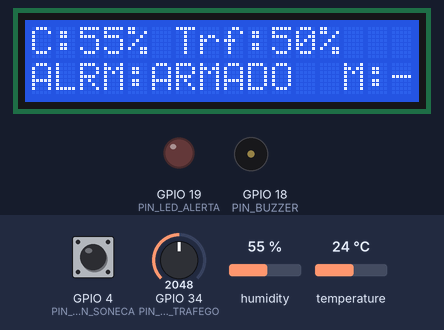
Recording of a sketch running on a simulated ESP32. Parts: 16×2 character LCD, output pins drawn as LEDs (lit = HIGH), buzzer (waves = sounding). The test bench sets the inputs (shaded band); at power-on: GPIO 34 (PIN_POT_TRAFEGO) = 2048, GPIO 4 (PIN_BTN_SONECA) HIGH, humidity 55 %, temperature 24 °C. WiFi joins after 1.5 s; servers stay silent unless stated; web services answer with replies made up by the test bench; what the sketch prints to the serial monitor is not drawn.

Above: at 2.8 s.
2.9 s: GPIO 34 (PIN_POT_TRAFEGO) set to 3076
At 4.0 s:
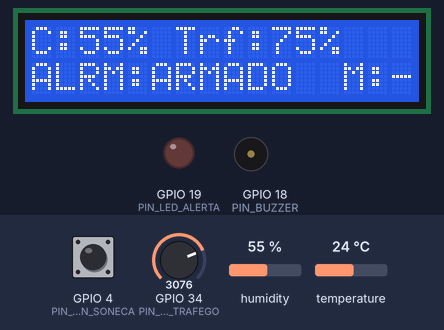
5.2 s: GPIO 34 (PIN_POT_TRAFEGO) set to 3170
At 6.7 s:
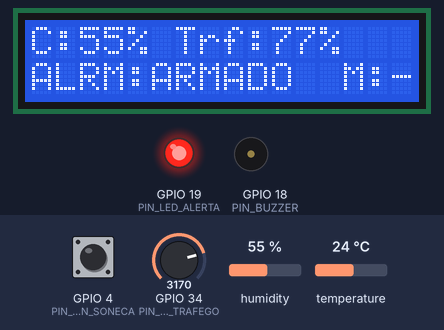
7.2 s: GPIO 34 (PIN_POT_TRAFEGO) set to 3475
At 8.5 s:
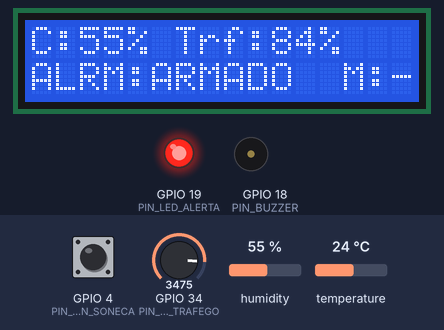
9.2 s: GPIO 34 (PIN_POT_TRAFEGO) set to 3553
At 10.06 s:
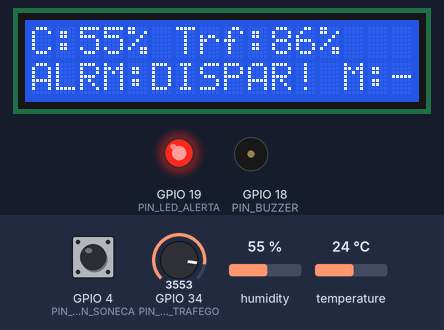
11.9 s: GPIO 4 (PIN_BTN_SONECA) pulled LOW for 0.15 s
At 13.4 s:
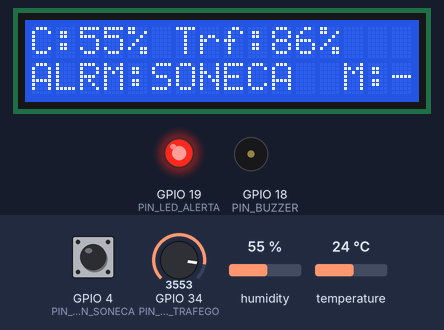
16.7 s: humidity set to 22 %
At 20.0 s:
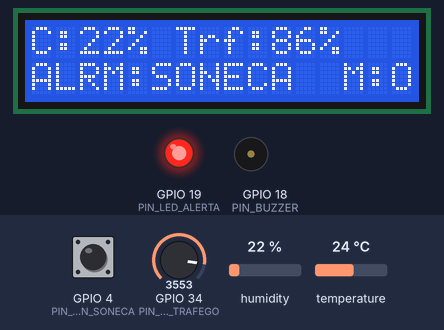
Timing chart, 0 to 21.5 s (numbered marks = the images above; inputs shaded):
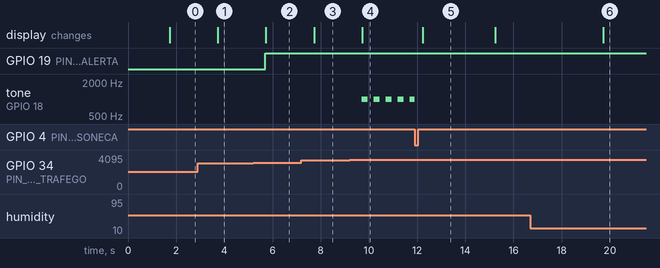

Measured:
- the behaviour switches between 3112 and 3113 on GPIO 34 (PIN_POT_TRAFEGO) (found by bisection; images 1 and 2)
- the behaviour switches between 3521 and 3522 on GPIO 34 (PIN_POT_TRAFEGO) (found by bisection; images 3 and 4)
- after the input at 2.9 s, the display: changes after 0.83 s (image 1)
- after the input at 5.2 s, GPIO 19 (PIN_LED_ALERTA): LOW → HIGH after 0.50 s; the display: changes after 0.53 s (image 2)
- after the input at 7.2 s, the display: changes after 0.53 s (image 3)
- after the input at 9.2 s, tone on GPIO 18 (PIN_BUZZER): alternates 1000 Hz for 0.25 s and silent for 0.25 s, starting after 0.49 s; the display: changes after 0.53 s (image 4)
- after the input at 11.9 s, the display: changes after 0.34 s (image 5)
- after the input at 16.7 s, the display: changes after 3.0 s (image 6)

The sketch:

sketch.ino
```cpp
//#define SECRET_MQTT_USERNAME "HRoJJg4nKTYLDS4XIikHOiU"
//#define SECRET_MQTT_CLIENT_ID "HRoJJg4nKTYLDS4XIikHOiU"
//#define SECRET_MQTT_PASSWORD "ZHMEbvOmYuC/QUOYhRVqbhAn"

#include <WiFi.h>
#include <HTTPClient.h>
#include <LiquidCrystal_I2C.h>
#include <DHT.h>
#include <PubSubClient.h>

// pinagem
#define PIN_DHT         15    // DHT22 - clima risco de chuva
#define DHTTYPE         DHT22
#define PIN_POT_TRAFEGO 34    // Potenciometro - Nivel de Transito (0 a 100%)
#define PIN_BUZZER      18    // Atuador Sonoro - alarme
#define PIN_LED_ALERTA  19    // atuador Visual - alarme critico
#define PIN_BTN_SONECA  4     // Botao Fisico - desligar / soneca

// CONFIGURACOES DE REDE E THINGSPEAK
const char* ssid = "Wokwi-GUEST";
const char* password = "";

// Suas credenciais oficiais
const char* thingspeak_api_key = "BVCGC4KTDWK9GS13";
const long  channel_id         = 3586432;

// OBJETOS
LiquidCrystal_I2C lcd(0x27, 16, 2);
DHT dht(PIN_DHT, DHTTYPE);

// TEMPORIZADORES
unsigned long lastSensorSampleTime = 0;
const unsigned long SENSOR_SAMPLE_INTERVAL = 1000; // Amostragem a cada 1s

unsigned long lastCloudSendTime = 0;
const unsigned long CLOUD_SEND_INTERVAL = 15000;   // Envio para nuvem a cada 15 segundos

unsigned long lastLcdUpdateTime = 0;
const unsigned long LCD_UPDATE_INTERVAL = 500;     // Display atualiza a cada 0.5segs

unsigned long lastBuzzerToggleTime = 0;
bool buzzerState = false;

// Variaveis de leitura
float temperatura = 0.0;
float umidade = 0.0;
int   nivelTrafego = 0;

// Estados de borda
bool alertaCritico = false;
int  statusAlarme = 1; // 0 = Soneca, 1 = Armado, 2 = Disparando
bool nuvemConectada = false;

// ==========================================
// ENVIO PARA O THINGSPEAK
// ==========================================
void enviarThingSpeak(float temp, float umi, int trafego, int alarme, int alerta) {
  if (WiFi.status() == WL_CONNECTED) {
    HTTPClient http;
    String url = "http://api.thingspeak.com/update?api_key=" + String(thingspeak_api_key) +
                 "&field1=" + String(temp, 1) +
                 "&field2=" + String(umi, 1) +
                 "&field3=" + String(trafego) +
                 "&field4=" + String(alarme) +
                 "&field5=" + String(alerta);

    Serial.print("[NUVEM] Enviando telemetria ao ThingSpeak... ");
    http.begin(url);
    int httpCode = http.GET();

    if (httpCode > 0) {
      String response = http.getString();
      Serial.print("Sucesso! Registro ID: ");
      Serial.println(response);
      nuvemConectada = true;
    } else {
      Serial.print("Falha HTTP: ");
      Serial.println(httpCode);
      nuvemConectada = false;
    }
    http.end();
  } else {
    nuvemConectada = false;
  }
}

// ==========================================
// SETUP
// ==========================================
void setup() {
  Serial.begin(115200);
  Serial.println("Iniciando ViaTempo - Smart Alarm Hub...");

  pinMode(PIN_POT_TRAFEGO, INPUT);
  pinMode(PIN_BUZZER, OUTPUT);
  pinMode(PIN_LED_ALERTA, OUTPUT);
  pinMode(PIN_BTN_SONECA, INPUT_PULLUP);

  digitalWrite(PIN_LED_ALERTA, LOW);
  noTone(PIN_BUZZER);

  lcd.init();
  lcd.backlight();
  lcd.setCursor(0, 0);
  lcd.print("ViaTempo Hub");
  lcd.setCursor(0, 1);
  lcd.print("Conectando...");

  dht.begin();

  WiFi.begin(ssid, password);
  int tentativasWifi = 0;
  while (WiFi.status() != WL_CONNECTED && tentativasWifi < 20) {
    delay(200);
    Serial.print(".");
    tentativasWifi++;
  }
  Serial.println("\nWiFi Conectado!");

  lcd.clear();
}

// ==========================================
// LOOP
// ==========================================
void loop() {
  unsigned long currentMillis = millis();

  // 1. Amostragem dos Sensores (A cada 1 segundo)
  if (currentMillis - lastSensorSampleTime >= SENSOR_SAMPLE_INTERVAL) {
    lastSensorSampleTime = currentMillis;

    float t = dht.readTemperature();
    float h = dht.readHumidity();
    if (!isnan(t) && !isnan(h)) {
      temperatura = t;
      umidade = h;
    }

    int rawPot = analogRead(PIN_POT_TRAFEGO);
    nivelTrafego = map(rawPot, 0, 4095, 0, 100);

    // logica de borda
    if (nivelTrafego > 75 || umidade > 85.0) {
      alertaCritico = true;
      digitalWrite(PIN_LED_ALERTA, HIGH);
      if (statusAlarme == 1 && nivelTrafego > 85) {
        statusAlarme = 2; // Forca disparo antecipado
      }
    } else {
      alertaCritico = false;
      digitalWrite(PIN_LED_ALERTA, LOW);
    }
  }

  // Botao fisico de Soneca / Desligar alarme
  if (digitalRead(PIN_BTN_SONECA) == LOW) {
    if (statusAlarme == 2) {
      Serial.println("[BOTAO] Alarme desligado pelo usuario.");
      statusAlarme = 0;
      noTone(PIN_BUZZER);
    }
  }

  // controle do Buzzer
  if (statusAlarme == 2) {
    if (currentMillis - lastBuzzerToggleTime >= 250) {
      lastBuzzerToggleTime = currentMillis;
      buzzerState = !buzzerState;
      if (buzzerState) {
        tone(PIN_BUZZER, 1000);
      } else {
        noTone(PIN_BUZZER);
      }
    }
  } else {
    noTone(PIN_BUZZER);
  }

  // Envio ThingSpeak a cada 15 segundos
  if (currentMillis - lastCloudSendTime >= CLOUD_SEND_INTERVAL) {
    lastCloudSendTime = currentMillis;
    enviarThingSpeak(temperatura, umidade, nivelTrafego, statusAlarme, alertaCritico ? 1 : 0);
  }

  // Atualiza Display LCD
  if (currentMillis - lastLcdUpdateTime >= LCD_UPDATE_INTERVAL) {
    lastLcdUpdateTime = currentMillis;

    // Medidas dos Sensores
    lcd.setCursor(0, 0);
    lcd.print("C:");
    lcd.print((int)umidade);
    lcd.print("% ");
    lcd.print("Trf:");
    lcd.print(nivelTrafego);
    lcd.print("%   ");

    // Status do Alarme e Status da Conexao
    lcd.setCursor(0, 1);
    if (statusAlarme == 2) {
      lcd.print("ALRM:DISPAR! ");
    } else if (statusAlarme == 1) {
      lcd.print("ALRM:ARMADO  ");
    } else {
      lcd.print("ALRM:SONECA  ");
    }

    if (WiFi.status() != WL_CONNECTED) {
      lcd.setCursor(13, 1);
      lcd.print("W:X");
    } else if (nuvemConectada) {
      lcd.setCursor(13, 1);
      lcd.print("M:OK");
    } else {
      lcd.setCursor(13, 1);
      lcd.print("M:--");
    }
  }
}
```
